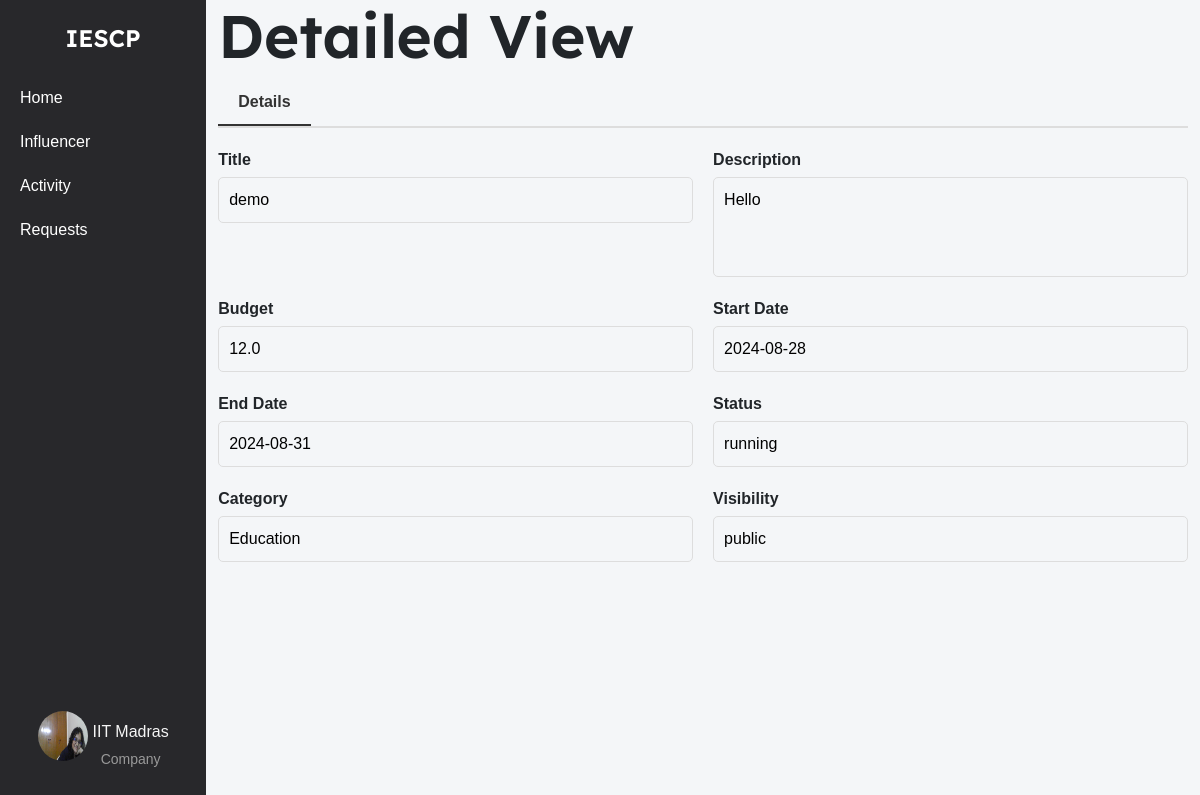
The page /campaign/8/view (signed in) on the database its author committed.
### models.py (models this page shows, shortened)
class Company(db.Model):
    __tablename__ = 'company'
    id = db.Column(db.Integer, primary_key=True)
    company_name = db.Column(db.String(100), nullable=False)
    username = db.Column(db.String(50), unique=True, nullable=False)
    email = db.Column(db.String(120), unique=True, nullable=False)
    password_hash = db.Column(db.String(128), nullable=False)
    phone_number = db.Column(db.String(20), nullable=False)
    address = db.Column(db.String(200), nullable=False)
    industry = db.Column(db.String(100), nullable=False)
    other_industry = db.Column(db.String(100), nullable=True)
    website = db.Column(db.String(200), nullable=False)
    description = db.Column(db.Text, nullable=False)
    social_media_link = db.Column(db.String(200), nullable=False)
    logo = db.Column(db.String(200), nullable=False)
    campaigns = db.relationship('Campaign', backref='company', lazy=True)

class Campaign(db.Model):
    __tablename__ = 'campaign'
    id = db.Column(db.Integer, primary_key=True)
    title = db.Column(db.String(200), nullable=False)
    description = db.Column(db.Text, nullable=False)
    budget = db.Column(db.Float, nullable=False)
    start_date = db.Column(db.Date, nullable=False)
    end_date = db.Column(db.Date, nullable=False)
    company_id = db.Column(db.Integer, db.ForeignKey('company.id'), nullable=False)
    admin_id = db.Column(db.Integer, db.ForeignKey('admin.id'), nullable=False, default=1)
    status = db.Column(db.String(50), nullable=False, default='pending')
    category = db.Column(db.String(255), nullable=False)
    created_at = db.Column(db.DateTime, nullable=False, default=datetime.utcnow)
    visibility = db.Column(db.String(50), nullable=False, default='public')
    influencers = db.relationship('Influencer', secondary=influencer_campaign_association, back_populates='campaigns')
    is_flag = db.Column(db.Boolean, nullable=False, default=False)

### company_routes.py (the view)
@app.route('/campaign/<int:campaign_id>/view')
@company_auth_required
def campaign_view(campaign_id):
    campaign = Campaign.query.get_or_404(campaign_id)
    user = Company.query.get_or_404(session['company_id'])
    return render_template('Campaign/show.html', campaign=campaign, user=user)

### company_routes.py (called while the page is built)
def company_auth_required(func):
    @wraps(func)
    def func3(*args, **kwargs):
        if 'company_id' in session:
            return func(*args, **kwargs)
        else:
            flash("Please login first")
            return redirect(url_for('company_login'))
    return func3

### templates/Campaign/show.html (shortened to what this page needs)
{% extends 'layout.html' %}
{% block content %}
    <div class="container-box">
        <div class="sidebar">
            <div class="logo">IESCP</div>
            <ul>
                <li><a href="{{url_for('company_home')}}">Home</a></li>
                <li><a href="{{url_for('influencer_search')}}">Influencer</a></li>
                <li><a href="{{url_for('company_activity')}}">Activity</a></li>
                <li><a href="{{url_for('company_requests')}}">Requests</a></li>
            </ul>
            <div class="profile">
                <a href="{{ url_for('company_dashboard') }}">
                    <img src="{{ url_for('static', filename='profile_upload/company/' + user.username + '/' + user.logo) }}" alt="Profile Picture">
                    <div class="profile-name-category">
                        <span class="company_name">{{ user.company_name }}</span>
                        <span class="category">Company</span>
                    </div>
                </a>
            </div>
        </div>
        <div class="container">
            <div class="activity-heading">
                <h1>Detailed View</h1>
            </div>
            <div class="tabs">
                <a href="{{ url_for('campaign_view', campaign_id=campaign.id) }}" class="tab active">Details</a>
            </div>
            <div class="details-grid">
                <div class="detail-item">
                    <label for="title">Title</label>
                    <input type="text" id="title" name="title" value="{{ campaign.title }}" readonly>
                </div>
                <div class="detail-item">
                    <label for="description">Description</label>
                    <textarea id="description" name="description" readonly>{{ campaign.description }}</textarea>
                </div>
                <div class="detail-item">
                    <label for="budget">Budget</label>
                    <input type="text" id="budget" name="budget" value="{{ campaign.budget }}" readonly>
                </div>
                <div class="detail-item">
                    <label for="start_date">Start Date</label>
                    <input type="text" id="start_date" name="start_date" value="{{ campaign.start_date }}" readonly>
                </div>
                <div class="detail-item">
                    <label for="end_date">End Date</label>
                    <input type="text" id="end_date" name="end_date" value="{{ campaign.end_date }}" readonly>
                </div>
                <div class="detail-item">
                    <label for="status">Status</label>
                    <input type="text" id="status" name="status" value="{{ campaign.status }}" readonly>
                </div>
                <div class="detail-item">
                    <label for="category">Category</label>
                    <input type="text" id="category" name="category" value="{{ campaign.category }}" readonly>
                </div>
                <div class="detail-item">
                    <label for="visibility">Visibility</label>
                    <input type="text" id="visibility" name="visibility" value="{{ campaign.visibility }}" readonly>
                </div>
            </div>
        </div>
    </div>
{% endblock %}

### templates/Campaign/show.html (style rules this page uses)
body { font-family: Arial, sans-serif; margin: 0; padding: 0; height: 100vh; background-color: #f4f6f8; overflow: hidden; }
.container-box { display: flex; width: 100%; }
a { text-decoration: none; color: whitesmoke; }
.sidebar { width: 250px; background-color: #28282B; color: white; display: flex; flex-direction: column; align-items: center; padding-top: 20px; position: sticky; top: 0; height: 100vh; overflow: auto; }
.sidebar .logo { font-size: 24px; font-weight: bold; margin-bottom: 20px; font-family: 'Lexend Deca', sans-serif; font-weight: 600; }
.sidebar ul { list-style-type: none; padding: 0; width: 100%; }
.sidebar ul li { width: 100%; }
.sidebar ul li a { display: block; padding: 10px 20px; color: white; text-decoration: none; }
.sidebar .profile { margin-top: auto; text-align: center; padding: 10px; }
.profile .category { font-size: 14px; color: #999; margin-top: 5px; }
.sidebar .profile img { width: 50px; height: 50px; border-radius: 50%; margin-bottom: 5px; }
.profile { display: flex; flex-direction: column; align-items: center; text-align: center; padding: 10px; margin-bottom: 20px; }
.profile a { display: flex; align-items: center; text-align: center; justify-content: center; gap: 5px; }
.profile-name-category { display: flex; flex-direction: column; align-items: center; text-align: center; justify-content: center; padding-top: 13px; }
.container .activity-heading { display: flex; justify-content: space-between; align-items: center; }
.container .activity-heading h1 { font-size: 60px; font-weight: bold; font-family: 'Lexend Deca', sans-serif; font-weight: 600; }
.tabs { display: flex; border-bottom: 2px solid #ddd; margin-bottom: 20px; }
.tab { padding: 10px 20px; cursor: pointer; font-weight: bold; color: #333; border: none; background-color: transparent; }
.tab.active { border-bottom: 2px solid #333; }
.details-grid { display: grid; grid-template-columns: repeat(2, 1fr); gap: 20px; }
.detail-item { display: flex; flex-direction: column; }
.detail-item label { font-weight: bold; margin-bottom: 5px; }
.detail-item input, .detail-item textarea, .detail-item select { background-color: #f4f6f8; padding: 10px; border-radius: 5px; border: 1px solid #ddd; width: 100%; cursor: not-allowed; }
.detail-item textarea { resize: none; height: 100px; }

### rows shown on the page
Company: username+logo (picture), company_name "IIT Madras"
Campaign: title "demo", description "Hello", budget "12.0", start_date "2024-08-28", end_date "2024-08-31", status "running", category "Education", visibility "public"
